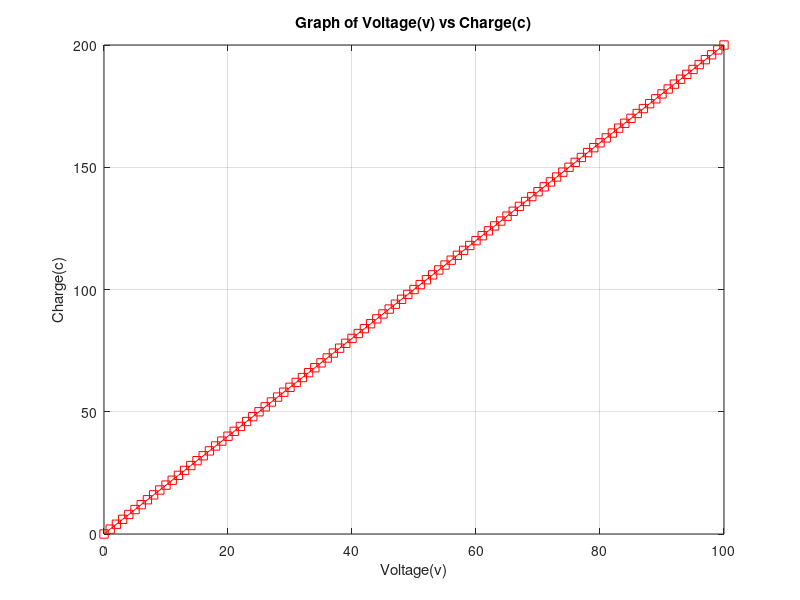

MATLAB code to generate this figure:
%Assign variables
c=2;
v=0:1:100;
%Formula
q=c*v;
%Plot the graph
plot(v,q,"-rs");
%Show grids
grid on;
%Add labels, tits etc
title('Graph of Voltage(v) vs Charge(c)');
xlabel('Voltage(v)');
ylabel('Charge(c)');
